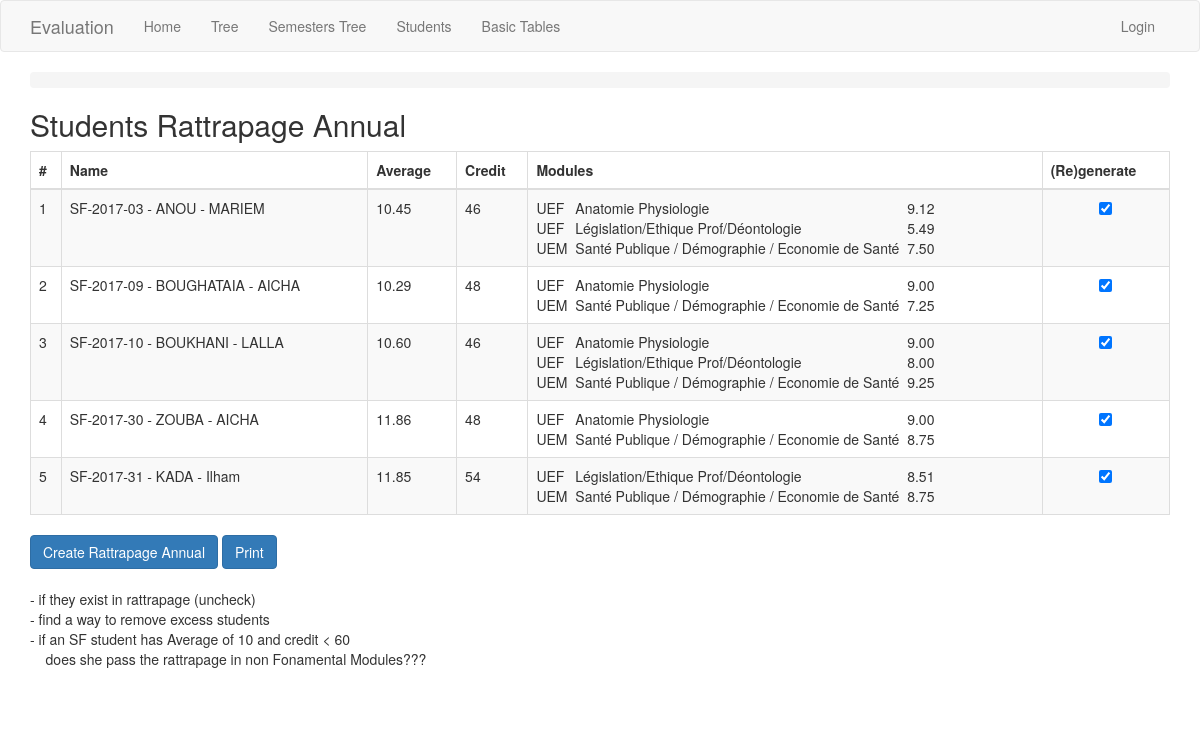
Screenshot of /annual-session/1/rattrapage/ with the database file from the repository.
### app/models.py (models this page shows, shortened)
class AnnualGrade(db.Model):
    __tablename__ = 'annual_grade'
    id = db.Column(db.Integer, primary_key=True)
    s1 = db.Column(db.Numeric(10,2))
    c1 = db.Column(db.Integer)
    s2 = db.Column(db.Numeric(10,2))
    c2 = db.Column(db.Integer)
    rs1 = db.Column(db.Numeric(10,2))
    rc1 = db.Column(db.Integer)
    rs2 = db.Column(db.Numeric(10,2))
    rc2 = db.Column(db.Integer)
    average = db.Column(db.Numeric(10,2))
    credit = db.Column(db.Integer)
    average_r = db.Column(db.Numeric(10,2))
    credit_r = db.Column(db.Integer)
    saving_average = db.Column(db.Numeric(10,2))
    saving_credit = db.Column(db.Integer)
    annual_session_id = db.Column(db.Integer, db.ForeignKey('annual_session.id'))
    annual_session = db.relationship("AnnualSession", back_populates="annual_grades")
    student_id = db.Column(db.Integer, db.ForeignKey('student.id'))
    def get_ratt_modules_list_annual_html(self):
        annual_dict = self.annual_session.get_annual_dict()
        student_session_1 = StudentSession.query\
            .filter_by(session_id=annual_dict['S1'], student_id=self.student_id)\
            .first()
        student_session_2 = StudentSession.query\
            .filter_by(session_id=annual_dict['S2'], student_id=self.student_id)\
            .first()
        mudules_list_1 = ''
        mudules_list_2 = ''
        if student_session_1 != None:
            mudules_list_1 = student_session_1.get_ratt_modules_list_semester_html()
        if student_session_2 != None:
            mudules_list_2 = student_session_2.get_ratt_modules_list_semester_html()
        _br = ''
        if mudules_list_1 != '' and mudules_list_2 != '':
            _br = '</br>'
        return mudules_list_1 + _br + mudules_list_2

class Semester(db.Model):
    id = db.Column(db.Integer, primary_key=True)
    name = db.Column(db.String(250))
    display_name = db.Column(db.String(250))
    annual = db.Column(db.Integer)
    semester = db.Column(db.Integer)
    branch_id = db.Column(db.Integer, db.ForeignKey('branch.id'))
    prev_semester = db.Column(db.Integer, db.ForeignKey('semester.id'))
    next_semester = db.relationship('Semester')
    units = db.relationship('Unit', backref='semester', order_by="Unit.order")
    sessions = db.relationship('Session', backref='semester')

class Session(db.Model):
    id = db.Column(db.Integer, primary_key=True)
    name = db.Column(db.String(250))
    start_date = db.Column(db.Date)
    finish_date = db.Column(db.Date)
    is_rattrapage = db.Column(db.Boolean, default=False)
    is_closed = db.Column(db.Boolean, default=False)
    timestamp = db.Column(db.DateTime, index=True, default=datetime.utcnow)
    configuration = db.Column(db.Text)
    semester_id = db.Column(db.Integer, db.ForeignKey('semester.id'))
    promo_id = db.Column(db.Integer, db.ForeignKey('promo.id'))
    annual_session_id = db.Column(db.Integer, db.ForeignKey('annual_session.id'))
    annual_session = db.relationship('AnnualSession', back_populates='sessions')
    student_sessions = db.relationship('StudentSession', back_populates='session')
    module_sessions = db.relationship('ModuleSession', backref='session')
    def get_annual_chain(self):
        sessions = Session.query.filter_by(promo_id=self.promo.id).join(Semester)\
            .order_by(Semester.annual, Semester.semester).all()
        current_annual = self.semester.annual
        sessions_id = []
        for session in sessions:
            if session.semester.annual == current_annual:
                sessions_id.append(session.id)
        return sessions_id
    def get_annual_dict(self):
        chain = self.get_annual_chain()
        _dict = {'S1': -1, 'S2': -1, 'R1': -1, 'R2': -1, 'A': -1}
        for session_id in chain:
            session = Session.query.filter_by(id=session_id).first()
            is_rattrapage = session.is_rattrapage
            semester_half = session.semester.semester
            if is_rattrapage != True and semester_half == 1:
                _dict['S1'] = session.id
            if is_rattrapage != True and semester_half == 2:
                _dict['S2'] = session.id
            if is_rattrapage == True and semester_half == 1:
                _dict['R1'] = session.id
            if is_rattrapage == True and semester_half == 2:
                _dict['R2'] = session.id
        if self.annual_session_id != None:
            _dict['A'] = self.annual_session_id
        return _dict

class StudentSession(db.Model):
    __tablename__ = 'student_session'
    id = db.Column(db.Integer, primary_key=True)
    timestamp = db.Column(db.DateTime, index=True, default=datetime.utcnow)
    student_id = db.Column(db.Integer, db.ForeignKey('student.id'))
    average = db.Column(db.Numeric(10,2))
    credit = db.Column(db.Integer)
    calculation = db.Column(db.String(100))
    student = db.relationship("Student", back_populates="student_sessions")
    session_id = db.Column(db.Integer, db.ForeignKey('session.id'))
    session = db.relationship('Session', back_populates='student_sessions')
    grades = db.relationship('Grade', back_populates='student_session')
    grade_units = db.relationship('GradeUnit', back_populates='student_session')
    def get_ratt_modules_list_unit(self, grade_unit):
        mudules_in_unit = [module.id for module in grade_unit.unit.modules]
        grades = Grade.query.filter(Grade.module_id.in_(mudules_in_unit))\
            .join(StudentSession)\
            .filter_by(student_id=self.student_id, session_id=self.session_id).all()
        _list = []
        for grade in grades:
            if grade.credit == grade.module.credit:
                continue
            _list.append( grade.module_id )
        return _list
    def get_ratt_modules_list_semester(self):
        student_session = StudentSession.query\
            .filter_by(session_id=self.session_id, student_id=self.student_id).first()
        modules_list = []
        for g_unit in student_session.grade_units:
            if g_unit.credit == g_unit.unit.get_unit_cumul_credit():
                continue
            modules_list += self.get_ratt_modules_list_unit(g_unit)
        return modules_list
    def get_ratt_modules_list_semester_html(self):
        if self.credit is not None and self.credit >= 30:
            return ''
        modules_list = self.get_ratt_modules_list_semester()
        html = '<table>'
        for module_id in modules_list:
            module = Module.query.get(module_id)
            grade = Grade.query.filter_by(student_session_id=self.id, module_id=module_id).first()
            html += '<tr>'
            html += '<td>' + module.unit.display_name + '</td>'
            html += '<td>  ' + module.display_name + '</td>'
            html += '<td>  ' + str(grade.average) + '</td>'
            html += '</tr>'
        html += '</table>'
        return html

class GradeUnit(db.Model):
    __tablename__ = 'grade_unit'
    id = db.Column(db.Integer, primary_key=True)
    average = db.Column(db.Numeric(10,2))
    credit = db.Column(db.Integer)
    calculation = db.Column(db.String(100))
    unit_coefficient = db.Column(db.Integer())
    is_fondamental = db.Column(db.Boolean, default=False)
    timestamp = db.Column(db.DateTime, index=True, default=datetime.utcnow)
    unit_id = db.Column(db.Integer, db.ForeignKey('unit.id'))
    unit = db.relationship('Unit', back_populates='grade_units')
    student_session_id = db.Column(db.Integer, db.ForeignKey('student_session.id'))
    student_session = db.relationship('StudentSession', back_populates='grade_units')

class Module(db.Model):
    id = db.Column(db.Integer, primary_key=True)
    code = db.Column(db.String(20))
    name = db.Column(db.String(250))
    display_name = db.Column(db.String(250))
    coefficient = db.Column(db.Integer)
    credit = db.Column(db.Integer)
    time = db.Column(db.Numeric(10,2))
    order = db.Column(db.Integer)
    unit_id = db.Column(db.Integer, db.ForeignKey('unit.id'))
    percentages = db.relationship('Percentage', backref='module')
    grades = db.relationship('Grade', back_populates='module')
    module_sessions = db.relationship('ModuleSession', backref='module')

### app/routesAnnual.py (the view)
@app.route('/annual-session/<annual_session_id>/rattrapage/', methods=['GET', 'POST'])
@register_breadcrumb(app, '.annual_tree.annual.rattrapage', 'Annual Rattrapage')
def students_rattrapage_annual(annual_session_id=0):
    students = AnnualGrade.query\
        .filter_by(annual_session_id=annual_session_id)\
        .filter(or_(AnnualGrade.credit<60, AnnualGrade.credit == None))\
        .join(Student).order_by(Student.username)\
        .all()
    return render_template('session/students-rattrapage-annual.html',
        title='students-rattrapage-annual',
        students=students,
        annual_session_id=annual_session_id)

### app/models.py (called while the page is built)
    def get_annual_dict(self):
        first_session = self.sessions[0]
        return first_session.get_annual_dict()

    def get_unit_cumul_credit(self):
        modules = self.modules
        credit = 0
        for module in modules:
            credit = credit + module.credit
        return credit

### app/templates/session/students-rattrapage-annual.html (shortened to what this page needs)
{% extends "base.html" %}
{% import 'bootstrap/wtf.html' as wtf %}
{% block styles %}
  {{super()}}
{% endblock %}
{% block app_content %}
  <div class="">
  	<h2>Students Rattrapage Annual</h2>
    <form action="{{ url_for('create_rattrapage_annual', annual_session_id=annual_session_id) }}"
          method="post" class="form" role="form">
      <table id="" class="table table-striped table-bordered">
        <thead>
          <tr>
            <th scope="col">#</th>
            <th scope="col">Name</th>
            <th scope="col">Average</th>
            <th scope="col">Credit</th>
            <th scope="col">Modules</th>
            <th scope="col">(Re)generate</th>
          </tr>
        </thead>
        <tbody>
        {% for student in students %}
          <tr>
            <td>{{ loop.index }}</td>
            {% set s = student.student %}
            {% set name = s.username + " - " + s.last_name + " - " + s.first_name %}
            <td>{{ name | replace(' ', ' ') }}</td>
            <td>{{ student.average | replace('None', '') }}</td>
            <td>{{ student.credit | replace('None', '') }}</td>
            <td>{{ student.get_ratt_modules_list_annual_html() | safe | replace(' ', ' ') }}</td>
            <td><center><input type="checkbox" name="students[]"
                       value="{{ student.student.id }}" checked ></center>
            </td>
          </tr>
        {% endfor %}
        </tbody>
      </table>
      <input type="submit" class="btn btn-primary" value="Create Rattrapage Annual">
      <a class="btn btn-primary" >Print</a>
    </form>
  </div>
  - if they exist in rattrapage (uncheck)</br>
  - find a way to remove excess students</br>
  - if an SF student has Average of 10 and credit < 60</br>
      does she pass the rattrapage in non Fonamental Modules???</br>
{% endblock %}

### rows the page displays
AnnualGrade: name "SF-2017-03 - ANOU - MARIEM", average "10.45", credit "46", get_ratt_modules_list_annual_html "UEF Anatomie Physiologie 9.12 UEF Législation/Ethique Prof/Déontologie 5.49 UEM Santé Publique / Démographie / Economie de Santé 7.50"
AnnualGrade: name "SF-2017-09 - BOUGHATAIA - AICHA", average "10.29", credit "48", get_ratt_modules_list_annual_html "UEF Anatomie Physiologie 9.00 UEM Santé Publique / Démographie / Economie de Santé 7.25"
AnnualGrade: name "SF-2017-10 - BOUKHANI - LALLA", average "10.60", credit "46", get_ratt_modules_list_annual_html "UEF Anatomie Physiologie 9.00 UEF Législation/Ethique Prof/Déontologie 8.00 UEM Santé Publique / Démographie / Economie de Santé 9.25"
AnnualGrade: name "SF-2017-30 - ZOUBA - AICHA", average "11.86", credit "48", get_ratt_modules_list_annual_html "UEF Anatomie Physiologie 9.00 UEM Santé Publique / Démographie / Economie de Santé 8.75"
AnnualGrade: name "SF-2017-31 - KADA - Ilham", average "11.85", credit "54", get_ratt_modules_list_annual_html "UEF Législation/Ethique Prof/Déontologie 8.51 UEM Santé Publique / Démographie / Economie de Santé 8.75"
